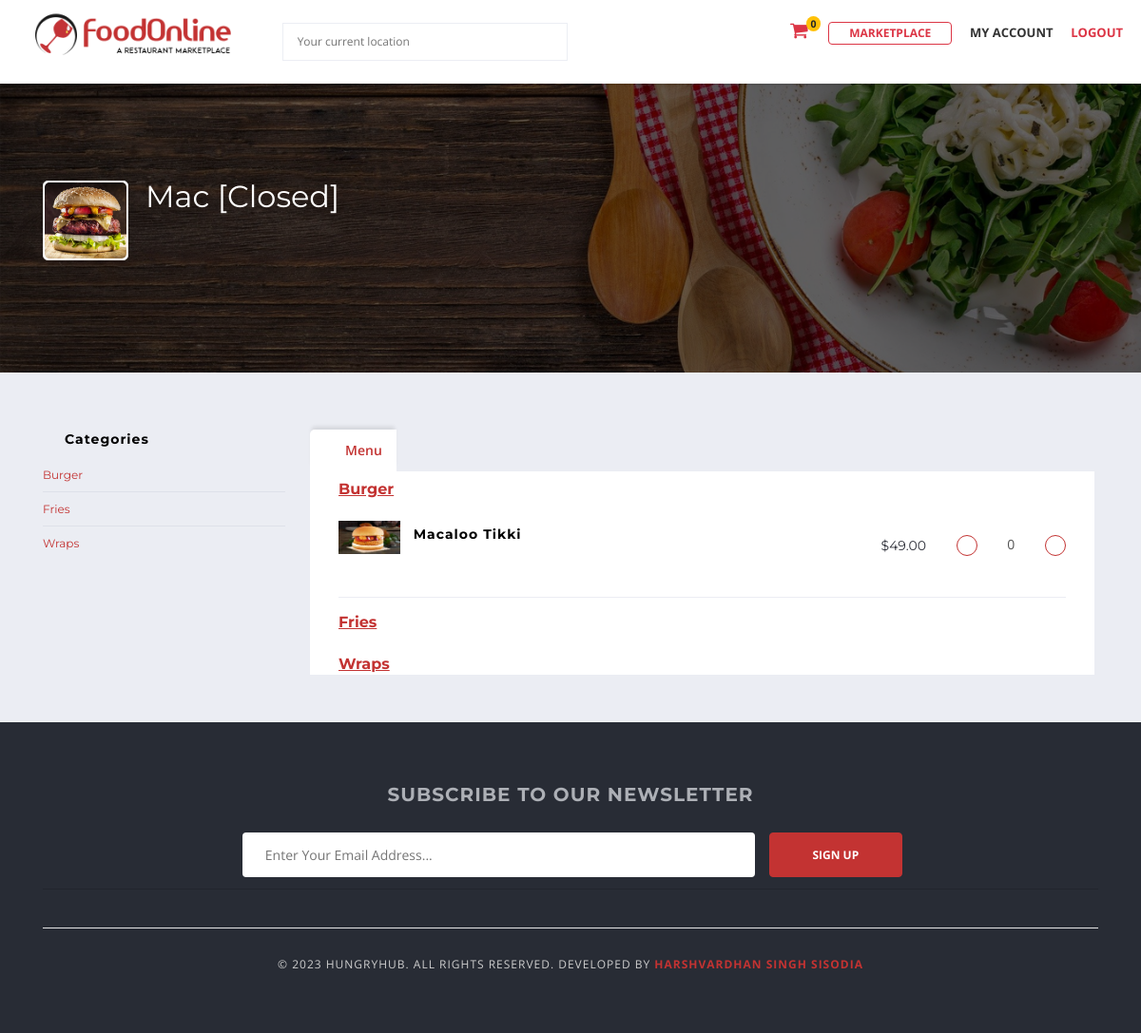
The page /marketplace/mac-4/ (signed in) on the database its author committed.
### vendor/models.py (models this page shows, shortened)
class Vendor(models.Model):
    user = models.OneToOneField(User, related_name='user', on_delete=models.CASCADE)
    user_profile = models.OneToOneField(UserProfile, related_name='userprofile', on_delete=models.CASCADE)
    vendor_name = models.CharField(max_length=50)
    vendor_slug = models.SlugField(max_length=100, unique=True)
    vendor_license = models.ImageField(upload_to='vendor/license')
    is_approved = models.BooleanField(default=False)
    created_at = models.DateTimeField(auto_now_add=True)
    modified_at = models.DateTimeField(auto_now=True)

### menu/models.py (models this page shows, shortened)
class Category(models.Model):
    vendor        = models.ForeignKey(Vendor, on_delete=models.CASCADE)
    category_name = models.CharField(max_length=50, unique=True)
    slug          = models.SlugField(max_length=100,unique=True)
    description   = models.TextField(max_length=250, blank = True)
    created_at    = models.DateTimeField(auto_now_add=True)
    updated_at    = models.DateTimeField(auto_now=True)
    class Meta:
        verbose_name = 'category'
        verbose_name_plural = 'categories'
    def __str__(self):
        return self.category_name

class FoodItem(models.Model):
    vendor = models.ForeignKey(Vendor, on_delete=models.CASCADE)
    category = models.ForeignKey(Category, on_delete=models.CASCADE, related_name='fooditems')
    food_title = models.CharField(max_length=50)
    slug = models.SlugField(max_length=100, unique=True)
    description = models.TextField(max_length=250,blank = True)
    price = models.DecimalField(max_digits=10, decimal_places=2)
    image = models.ImageField(upload_to='food_images')
    is_available = models.BooleanField(default=True)
    created_at = models.DateTimeField(auto_now_add=True)
    updated_at = models.DateTimeField(auto_now=True)
    def __str__(self):
        return self.food_title

### marketplace/views.py (the view)
# urls.py: path('<slug:vendor_slug>/', views.vendor_detail, name= 'vendor_detail'),
def vendor_detail(request, vendor_slug):
    vendor = get_object_or_404(Vendor, vendor_slug=vendor_slug)
    categories = Category.objects.filter(vendor= vendor).prefetch_related(
        Prefetch(
            'fooditems',
            queryset = FoodItem.objects.filter(is_available = True)
        )
    )
    context = {
        'vendor' : vendor,
        'categories' : categories,
    }
    return render(request, 'marketplace/vendor_details.html', context )

### marketplace/context_processors.py (called while the page is built)
def get_cart_counter(request):
    cart_count = 0
    if request.user.is_authenticated:
        try:
            cart_items = Cart.objects.filter(user=request.user)
            if cart_items:
                for cart_item in cart_items:
                    cart_count += cart_item.quantity
            else:
                cart_count = 0
        except:
            cart_count = 0
    return dict(cart_count=cart_count)

### templates/marketplace/vendor_details.html (shortened to what this page needs)
{% extends 'base.html' %}
{% load static %}
{% block content %}
<div class="main-section">
    <div class="page-section restaurant-detail-image-section" style="background: url({% if vendor.user_profile.cover_photo %} {{ vendor.user_profile.cover_photo.url }} {% else %} {% static 'images/default-cover.png' %} {% endif %}) no-repeat scroll 0 0 / cover;">
        <div class="container">
            <div class="row">
                <div class="col-lg-12 col-md-12 col-sm-12 col-xs-12">
                    <div class="company-info-detail">
                        <div class="company-info">
                            <div class="img-holder">
                                <figure>
                                    {% if vendor.user_profile.profile_picture %}
                                    <img src="{{ vendor.user_profile.profile_picture.url }}" alt="">
                                    {% else %}
                                    <img src="{% static 'images/default-profile.png' %}" alt="">
                                    {% endif %}
                                </figure>
                            </div>
                            <div class="text-holder">
                                <span class="restaurant-title">{{ vendor.vendor_name }} {% if not vendor.is_open %}[Closed]{% endif %}</span>
                            </div>
                        </div>
                    </div>
                </div>
            </div>
        </div>
    </div>
    <div class="page-section">
        <div class="container">
            <div class="row">
                <div class="col-lg-3 col-md-3 col-sm-4 col-xs-12 sticky-sidebar">
                    <div class="filter-wrapper">
                        <div class="categories-menu">
                            <h6><i class="icon-restaurant_menu"></i>Categories</h6>
                            <ul class="menu-list">
                                {% for category in categories %}
                                <li class="active"><a href="#" class="menu-category-link"> {{ category }} </a></li>
                                {% endfor %}
                            </ul>
                        </div>
                    </div>
                </div>
                <div class="col-lg-9 col-md-9 col-sm-8 col-xs-12">
                    <div class="tabs-holder horizontal">
                        <ul class="stickynav-tabs nav nav-tabs">
                            <li class="active"><a data-toggle="tab" href="#home"><i class="icon- icon-room_service"></i>Menu</a></li>
                        </ul>
                        <div class="tab-content">
                            <div id="home" class="tab-pane in active">
                                <div class="menu-itam-holder">
                                    <div id="menu-item-list-6272" class="menu-itam-list">
                                        {% for category in categories %}
                                        <div class="element-title" id="menu-category-2">
                                            <h5 class="text-color">{{ category }}</h5>
                                        </div>
                                        <ul>
                                            {% for food in category.fooditems.all %}
                                            <li>
                                                <div class="image-holder"> <img src="{{ food.image.url }}" alt=""></div>
                                                <div class="text-holder">
                                                    <h6>{{ food }}</h6>
                                                </div>
                                                <div class="price-holder">
                                                    <span class="price">${{ food.price }}</span>
                                                    <a href="#" class="decrease_cart" data-id="{{ food.id }}" data-url="{% url 'decrease_cart' food.id %}" style="margin-right: 28px;"><i class="icon-minus text-color"></i></a>
                                                    <label id="qty-{{food.id}}">0</label>
                                                    <a href="#" class="add_to_cart" data-id="{{ food.id }}" data-url="{% url 'add_to_cart' food.id %}"><i class="icon-plus4 text-color"></i></a>
                                                </div>
                                            </li>
                                            {% endfor %}
                                        </ul>
                                        {% endfor %}
                                    </div>
                                </div>
                            </div>
                        </div>
                    </div>
                </div>
            </div>
        </div>
    </div>
</div>
{% endblock %}

### templates/base.html (style rules this page uses)
body, .main-section p, .mce-content-body p { font:Normal 14px/24px "Open Sans", sans-serif;letter-spacing: 0px;text-transform: none;color: #515151 !important; }

### rows shown on the page
Vendor: vendor_name "Mac"
Category: category_name "Burger"
Category: category_name "Fries"
Category: category_name "Wraps"
FoodItem: image (picture), food_title "Macaloo Tikki", price "49.00"

### other values the page prints
{{ cart_count }} "0"
